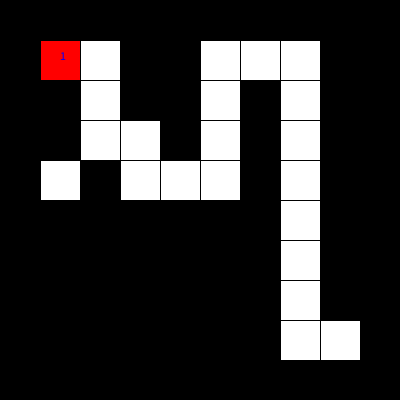
Frame 1 (no input)
Frame 60 (the mouse pressed at the canvas centre just before this capture): identical to frame 1, image omitted
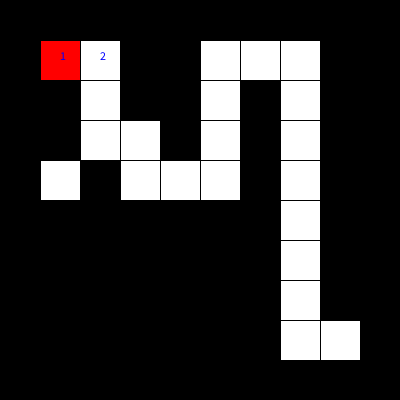
Frame 120 (the mouse held since frame 60 and released just before this capture)

The Processing sketch that drew these frames (run headless with seeded random() and noise(); from frame 60 on, the mouse is pressed at the canvas centre):

// Processing sketch: week15_07_maze_DFS_step_mousePressed_move
// ── week15_07_maze_DFS_step_mousePressed_move.pde
//week15_07_maze_DFS_step_mousePressed_move
int [][]maze={
  {1,1,1,1,1,1,1,1,1,1},
  {1,0,0,1,1,0,0,0,1,1},
  {1,1,0,1,1,0,1,0,1,1},
  {1,1,0,0,1,0,1,0,1,1},
  {1,0,1,0,0,0,1,0,1,1},
  {1,1,1,1,1,1,1,0,1,1},
  {1,1,1,1,1,1,1,0,1,1},
  {1,1,1,1,1,1,1,0,1,1},
  {1,1,1,1,1,1,1,0,0,1},
  {1,1,1,1,1,1,1,1,1,1},
}; 
int [][]visited=new int [10][10];
int startI=1,startJ=1,I=1,J=1,step=I;
void setup(){
  size(400,400);
  visited[I][J]=step;
} 
void draw(){
  for(int i=0;i<maze.length;i++){
    for(int j=0;j<maze[0].length;j++){
      if(maze[i][j]==1)fill(0);
      else fill(255);
      rect(j*40,i*40,40,40);
    }
  }
  fill(255,0,0);
  rect(startJ*40,startI*40,40,40);
  for(int i=0;i<maze.length;i++){
    for(int j=0;j<maze[0].length;j++){
      if(visited[i][j]>0){
        fill(0,0,255);
        text(""+visited[i][j],j*40+20,i*40+20);
      }
    }
  }        
} 
void mousePressed(){
  if(maze[I+1][J]==0){
    I=I+1;
    visited[I][J]=++step;
  }else if(maze[I][J+1]==0){
    J=J+1;
    visited[I][J]=++step;
  }
}  
